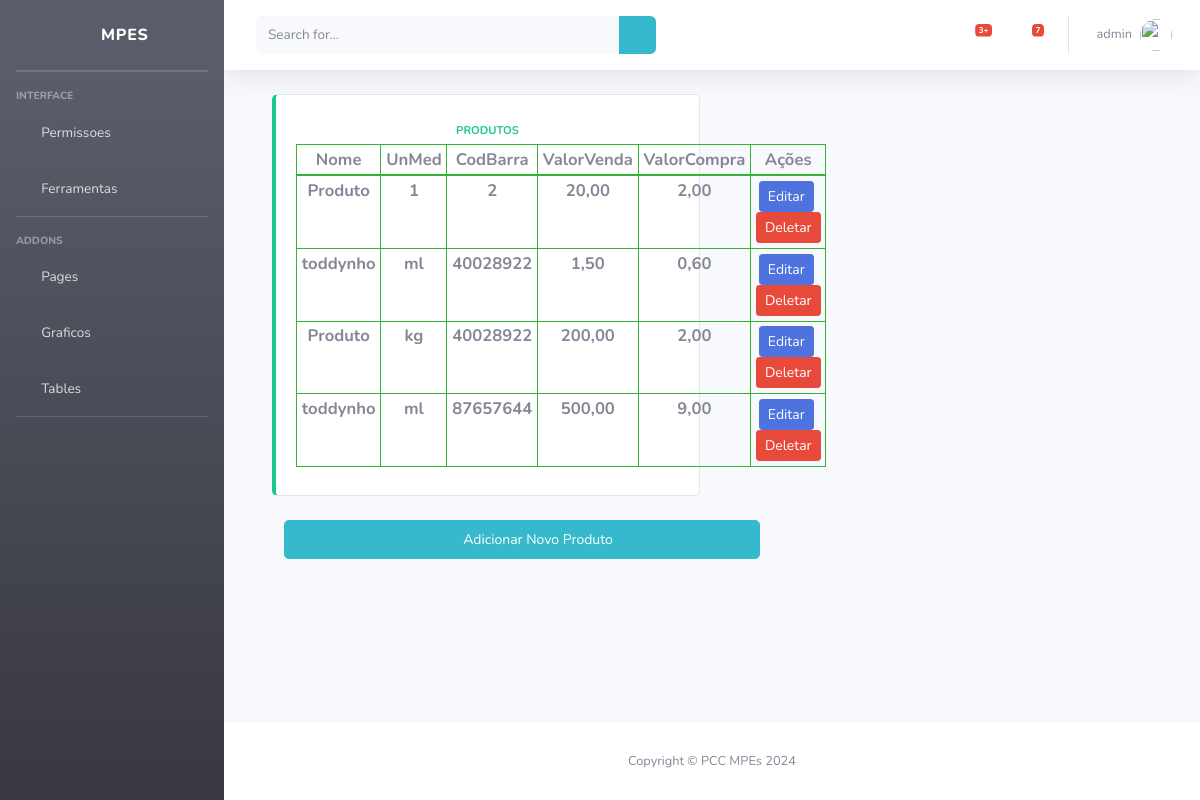
The page /produtos/ (signed in) on the database its author committed.
### produtos/models.py (models this page shows, shortened)
class Produto(models.Model):
    nome = models.CharField(max_length=100)
    UnMed = models.CharField(max_length=20)
    CodBarra = models.CharField(max_length=50)
    ValorVenda = models.DecimalField(max_digits=10, decimal_places=2)
    ValorCompra = models.DecimalField(max_digits=10, decimal_places=2)

### produtos/views.py (the view)
# urls.py: path("", views.listarProduto, name="listar_produto"),
@login_required
def listarProduto(request):
    user = request.user.username
    produto = Produto.objects.all()
    return render(request, "produtos/listarProduto.html", {'produto': produto, 'user': user})

### templates/produtos/listarProduto.html (shortened to what this page needs)
{% extends 'base.html' %}
{% block content %}
<div class="container">
    <div class="row">
        <div class="col-xl-6 col-md-5 mb-4">
            <div class="card border-left-success h-100 py-2">
                <div class="card-body">
                    <div class="row no-gutters align-items-center">
                        <div class="col mr-2 text-center">
                            <div class="text-xs font-weight-bold text-success text-uppercase mb-1">
                                PRODUTOS</div>
                            <div class="h5 mb-0 font-weight-bold text-gray-800">
                                <table class="table table-bordered table-sm">
                                    <thead class="thead-light">
                                        <tr>
                                            <td>Nome</td>
                                            <td>UnMed</td>
                                            <td>CodBarra</td>
                                            <td>ValorVenda</td>
                                            <td>ValorCompra</td>
                                            <td>Ações</td>
                                        </tr>
                                    </thead>
                                    <tbody>
                                        {% if produto %}
                                            {% for produtos in produto %}
                                                <tr>
                                                    <td>{{ produtos.nome }}</td>
                                                    <td>{{ produtos.UnMed }}</td>
                                                    <td>{{ produtos.CodBarra }}</td>
                                                    <td>{{ produtos.ValorVenda }}</td>
                                                    <td>{{ produtos.ValorCompra }}</td>
                                                    <td>
                                                        <a href="{% url 'atualizar_produto' produtos.id %}" class="btn btn-primary btn-sm mr-1">Editar</a>
                                                        <a href="{% url 'confirmar_produto' produtos.id %}" class="btn btn-danger btn-sm">Deletar</a>
                                                    </td>
                                                </tr>
                                            {% endfor %}
                                        {% endif %}
                                    </tbody>
                                </table>
                            </div>
                        </div>
                    </div>
                </div>
            </div>
        </div>
    </div>
    <div class="add">
        <div class="col text-center">
            <a href="{% url 'criar_produto' %}" class="btn btn-info btn-icon-split btn-lg">
                <span class="text-white-50">
                    <i class="fas fa-plus"></i>
                </span>
                <span class="text">Adicionar Novo Produto</span>
            </a>
        </div>
    </div>
</div>
{% endblock %}

### templates/topbar.html (shortened to what this page needs)
{% load static %}
<nav class="navbar navbar-expand navbar-light bg-white topbar mb-4 static-top shadow">
    <form
        class="d-none d-sm-inline-block form-inline mr-auto ml-md-3 my-2 my-md-0 mw-100 navbar-search">
        <div class="input-group">
            <input type="text" class="form-control bg-light border-0 small" placeholder="Search for..."
                aria-label="Search" aria-describedby="basic-addon2">
            <div class="input-group-append">
                <button class="btn bg-info" type="button">
                    <i class="fas fa-search fa-sm"></i>
                </button>
            </div>
        </div>
    </form>
    <ul class="navbar-nav ml-auto">
        <li class="nav-item dropdown no-arrow mx-1">
            <a class="nav-link dropdown-toggle" href="#" id="alertsDropdown" role="button"
                data-toggle="dropdown" aria-haspopup="true" aria-expanded="false">
                <i class="fas fa-bell fa-fw"></i>
                <span class="badge badge-danger badge-counter">3+</span>
            </a>
        </li>
        <li class="nav-item dropdown no-arrow mx-1">
            <a class="nav-link dropdown-toggle" href="#" id="messagesDropdown" role="button"
                data-toggle="dropdown" aria-haspopup="true" aria-expanded="false">
                <i class="fas fa-envelope fa-fw"></i>
                <span class="badge badge-danger badge-counter">7</span>
            </a>
        </li>
        <li class="nav-item dropdown no-arrow">
            <a class="nav-link dropdown-toggle" href="#" id="userDropdown" role="button"
                data-toggle="dropdown" aria-haspopup="true" aria-expanded="false">
                <span class="mr-2 d-none d-lg-inline text-gray-600 small">{{ user }}</span>
                <img class="img-profile rounded-circle"
                src="{% static 'img/undraw_profile.svg' %}">
        </a>
        </li>
    </ul>
</nav>

### templates/produtos/listarProduto.html (style rules this page uses)
.table { width: 500px; font-size: smaller; margin: 0 auto; }
.table td, .table th { border: solid rgb(53, 180, 51) 1px; }
.btn-icon-split { width: 100%; }
.btn-icon-split span:first-child { width: 2rem; min-width: 2rem; font-size: 1.25rem; line-height: 1.5; text-align: center; vertical-align: middle; border-radius: 0.25rem 0 0 0.25rem; }
.btn-icon-split span:last-child { padding: 0.375rem 0.75rem; font-size: 0.875rem; line-height: 1.5; border-radius: 0 0.25rem 0.25rem 0; }
.add { width: 500px; }

### rows shown on the page
Produto: nome "Produto", UnMed "1", CodBarra "2", ValorVenda "20,00", ValorCompra "2,00"
Produto: nome "toddynho", UnMed "ml", CodBarra "40028922", ValorVenda "1,50", ValorCompra "0,60"
Produto: nome "Produto", UnMed "kg", CodBarra "40028922", ValorVenda "200,00", ValorCompra "2,00"
Produto: nome "toddynho", UnMed "ml", CodBarra "87657644", ValorVenda "500,00", ValorCompra "9,00"

### other values the page prints
{{ user }} "admin"
